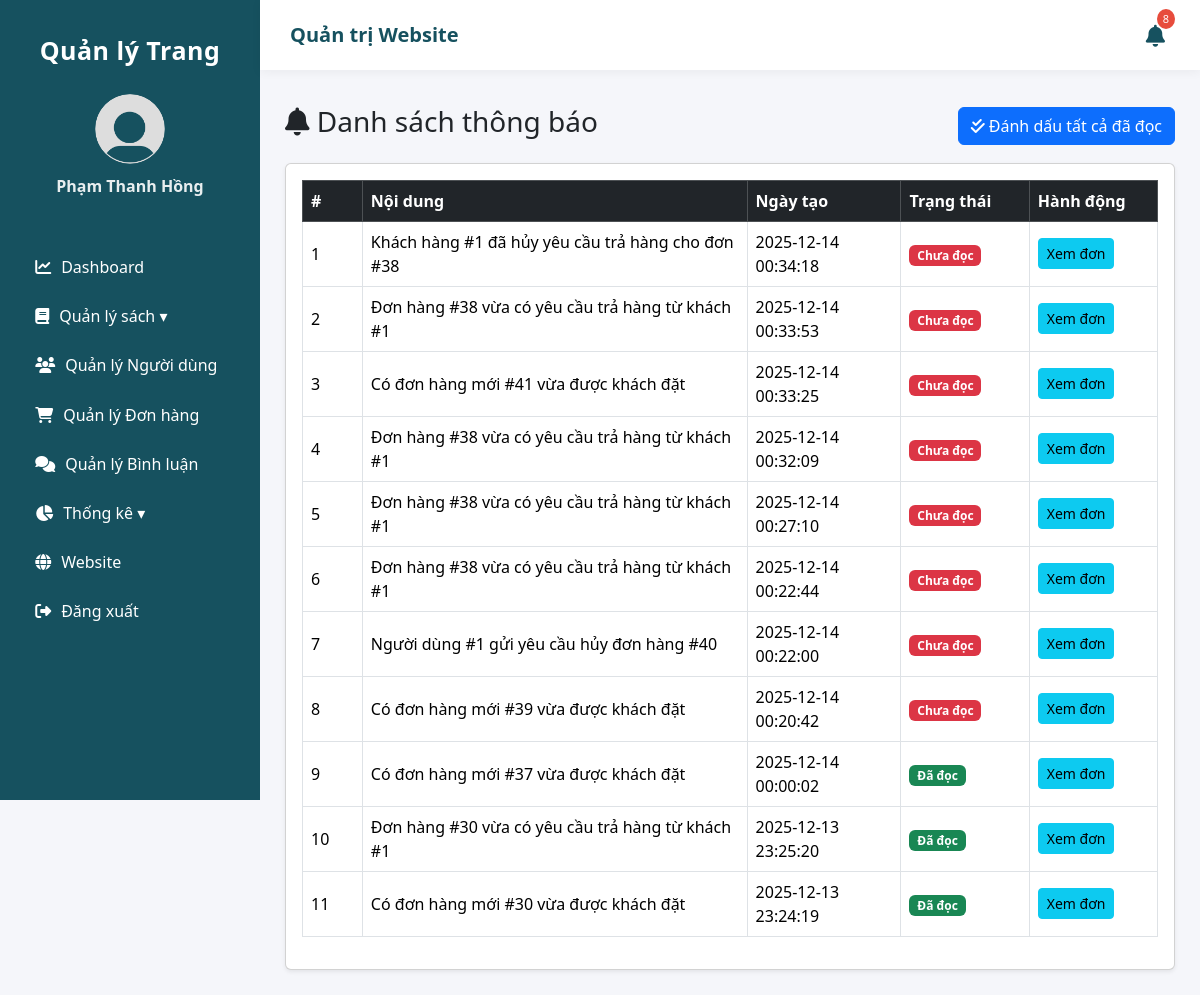
Page /admin_notifications.php (signed in) on the committed database.
### tables this page shows
CREATE TABLE `notifications` (
  `id` int(11) NOT NULL,
  `title` varchar(255) DEFAULT NULL,
  `message` text DEFAULT NULL,
  `type` varchar(50) DEFAULT NULL,
  `is_read` tinyint(1) DEFAULT 0,
  `created_at` datetime DEFAULT current_timestamp(),
  `order_id` int(11) DEFAULT NULL
);

### admin_notifications.php (the view, shortened to what this page needs)
<?php
include 'connect.php';
$sql = "SELECT * FROM notifications ORDER BY created_at DESC";
$result = $ocon->query($sql);
?>
<!DOCTYPE html>
<html lang="vi">
<head>
    <link rel="stylesheet" href="https://cdnjs.cloudflare.com/ajax/libs/font-awesome/6.5.0/css/all.min.css">
    <link rel="stylesheet" href="https://cdn.jsdelivr.net/npm/bootstrap@5.3.2/dist/css/bootstrap.min.css">
</head>
<body>
<div class="admin_wrapper">
     <?php include 'admin_header.php'; ?>
 <?php include 'admin_nav.php'; ?>
    <div class="admin_content">
        <div class="d-flex justify-content-between align-items-center mb-3">
            <h3><i class="fa-solid fa-bell"></i> Danh sách thông báo</h3>
            <a href="admin_notifications.php?read_all=1" class="btn btn-primary">
                <i class="fa-solid fa-check-double"></i> Đánh dấu tất cả đã đọc
            </a>
        </div>
        <div class="card shadow-sm">
            <div class="card-body">
                <table class="table table-bordered table-hover align-middle">
                    <thead class="table-dark">
                        <tr>
                            <th width="7%">#</th>
                            <th width="45%">Nội dung</th>
                            <th width="18%">Ngày tạo</th>
                            <th width="15%">Trạng thái</th>
                            <th width="15%">Hành động</th>
                        </tr>
                    </thead>
                    <tbody>
                    <?php if ($result->num_rows > 0):
                        $i = 1;
                        while ($row = $result->fetch_assoc()): ?>
                        <tr style="<?= $row['is_read'] ? '' : 'background:#ffeaea;' ?>">
                            <td><?= $i++ ?></td>
                            <td><?= htmlspecialchars($row['message']) ?></td>
                            <td><?= $row['created_at'] ?></td>
                            <td>
                                <?= $row['is_read']
                                    ? '<span class="badge bg-success">Đã đọc</span>'
                                    : '<span class="badge bg-danger">Chưa đọc</span>' ?>
                            </td>
                            <td>
                                <?php if (!empty($row['order_id'])): ?>
                                    <a href="admin_order_detail.php?id=<?= $row['order_id'] ?>"
                                       class="btn btn-sm btn-info">
                                        Xem đơn
                                    </a>
                                <?php else: ?>
                                    -
                                <?php endif; ?>
                            </td>
                        </tr>
                    <?php endwhile; endif; ?>
                    </tbody>
                </table>
            </div>
        </div>
    </div>
</div>
</body>
</html>

### admin_notifications.php (style rules this page uses)
body { background: #f5f6fa; margin: 0; padding: 0; font-family: "Segoe UI", sans-serif; }
.admin_wrapper { display: flex; width: 100%; }
.admin_content { margin-left: 0; padding: 25px; width: calc(100% - 260px); margin-top: 80px; min-height: 100vh; }
table tbody tr td { vertical-align: middle; }

### rows in the picture
notifications: message "Khách hàng #1 đã hủy yêu cầu trả hàng cho đơn #38", created_at "2025-12-14 00:34:18", is_read "Chưa đọc"
notifications: message "Đơn hàng #38 vừa có yêu cầu trả hàng từ khách #1", created_at "2025-12-14 00:33:53", is_read "Chưa đọc"
notifications: message "Có đơn hàng mới #41 vừa được khách đặt", created_at "2025-12-14 00:33:25", is_read "Chưa đọc"
notifications: message "Đơn hàng #38 vừa có yêu cầu trả hàng từ khách #1", created_at "2025-12-14 00:32:09", is_read "Chưa đọc"
notifications: message "Đơn hàng #38 vừa có yêu cầu trả hàng từ khách #1", created_at "2025-12-14 00:27:10", is_read "Chưa đọc"
notifications: message "Đơn hàng #38 vừa có yêu cầu trả hàng từ khách #1", created_at "2025-12-14 00:22:44", is_read "Chưa đọc"
notifications: message "Người dùng #1 gửi yêu cầu hủy đơn hàng #40", created_at "2025-12-14 00:22:00", is_read "Chưa đọc"
notifications: message "Có đơn hàng mới #39 vừa được khách đặt", created_at "2025-12-14 00:20:42", is_read "Chưa đọc"
notifications: message "Có đơn hàng mới #37 vừa được khách đặt", created_at "2025-12-14 00:00:02", is_read "Đã đọc"
notifications: message "Đơn hàng #30 vừa có yêu cầu trả hàng từ khách #1", created_at "2025-12-13 23:25:20", is_read "Đã đọc"
notifications: message "Có đơn hàng mới #30 vừa được khách đặt", created_at "2025-12-13 23:24:19", is_read "Đã đọc"

### other values in the picture
$notify_count "8"
$admin_name "Phạm Thanh Hồng"
